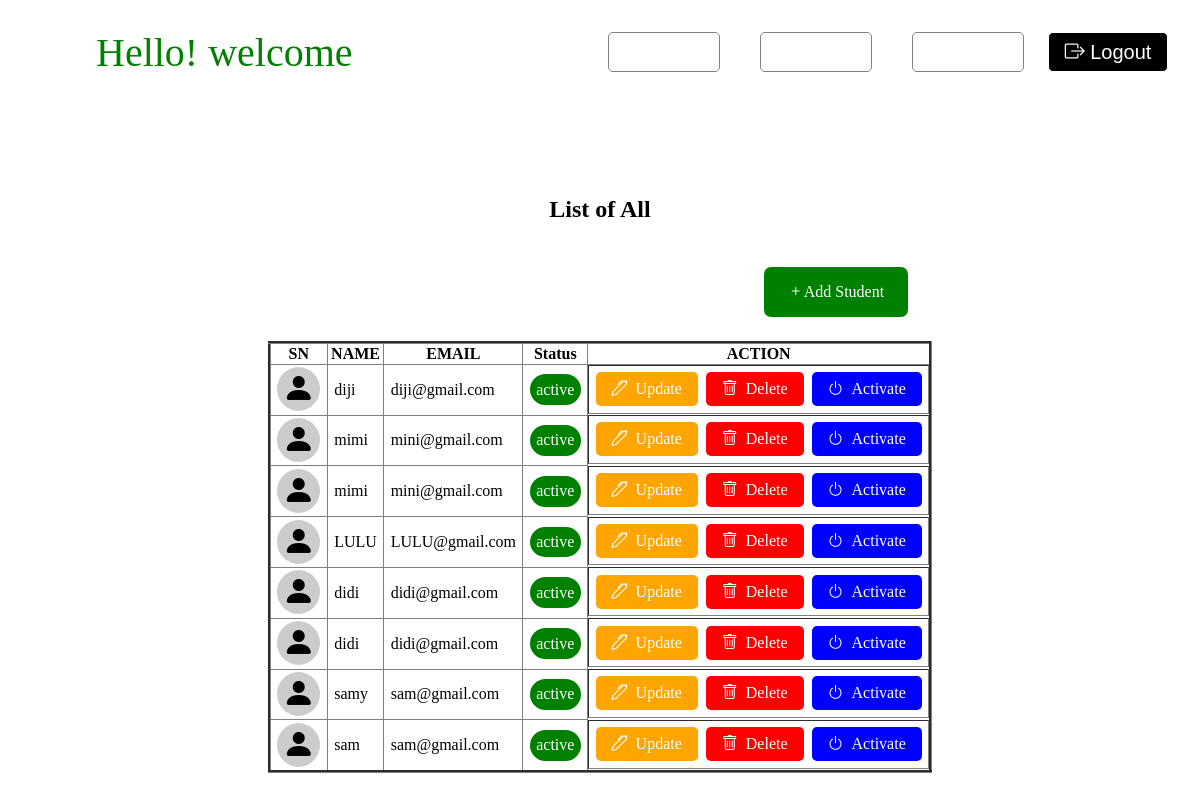
/app/view/listItems.php, run on the app's committed database.
### tables this page shows
CREATE TABLE IF NOT EXISTS `cntable` (
  `id` int(11) NOT NULL AUTO_INCREMENT,
  `name` varchar(100) NOT NULL,
  `email` varchar(100) NOT NULL,
  `password` varchar(100) NOT NULL,
  `status` enum('active','inactive') DEFAULT 'active',
  `createdAt` timestamp NULL DEFAULT current_timestamp(),
  PRIMARY KEY (`id`)
);

### app/Models/Model.php (called while the page is built, shortened)
<?php
require_once __DIR__."/../Config/Database.php";
class Model{
    private $connect;
    public function __construct(){
        $this->database = new Database();
        $this->connect = $this->database->dbConnect();
    }
    public function fetchAll(){
        $stm = "SELECT * FROM cntable";
        $result = $this->connect->prepare($stm);
        $result->execute();
         return $result->fetchAll(PDO::FETCH_ASSOC);
    }
}
?>

### app/Config/Database.php (called while the page is built, shortened)
<?php
class Database{
    private $hostname = "db";
    private $username = "cn_user";
    private $password = "cnpassword";
    private $dbname = "cn";
    public function dbConnect(){
        $ds = "mysql:host={$this->hostname};dbname={$this->dbname};charset=utf8mb4";
        try{
            $this->con = new PDO($ds, $this->username, $this->password);
            $this->con->setAttribute(PDO::ATTR_ERRMODE, PDO::ERRMODE_EXCEPTION);
            return $this->con;
        }catch(PDOException $e){
            die("Could not connect to the database ". $e->getMessage());
        }
    }
}
?>

### app/Controller/fetchAll.php (called while the page is built)
<?php
require_once __DIR__."/../Models/Model.php";
$model = new Model();
$fetchAll = $model->fetchAll();
?>

### app/view/listItems.php (the view, shortened to what this page needs)
<?php
require_once __DIR__."/../Controller/fetchAll.php";
?>
<!DOCTYPE html>
<html lang="en">
<head>
    <link rel="stylesheet" href="../../public/bootstrapAll/bootstrap-icons/font/bootstrap-icons.min.css">
</head>
<body>
    <nav>
        <div class="brand"><span class="bi bi-perso"><?php echo strtoupper(substr($_SESSION['name'], 0,1));?></span> <div><article style ="color: green">Hello! welcome</article><?php echo strtoupper($_SESSION['name']);?></div></div>
        <div id="nav">
            <ul class="link">
                <a href="#"><li>Home</li></a>
                <a href="#"><li>About</li></a>
                <a href="#"><li>Contact</li></a>
            </ul>
            <form action="../Controller/RegistrationModel.php" method="POST">
                <button type="submit" name="logout"> <i class="bi bi-box-arrow-right"></i> Logout</button>
            </form>
        </div>
    </nav>
    <main>
        <div>
            <h2>List of All</h2>
        </div>
        <div>
            <a href="?move=register" id="linkadd"><i class="bi bi-plus"></i>Add Student</a>
        </div>
        <div>
            <table border="3">
                <thead>
                    <tr>
                        <th>SN</th>
                        <th>NAME</th>
                        <th>EMAIL</th>
                        <th>Status</th>
                        <th>ACTION</th>
                    </tr>
                </thead>
                <?php foreach ($fetchAll as $fetch):  ?>
                <tbody>
                    <tr>
                        <td class="td"><i class="bi bi-person-fill"></i></td>
                        <td><?php echo $fetch['name']?></td>
                        <td><?php echo $fetch['email']?></td>
                        <td><span class="<?php echo $fetch['status'] == 'active' ? 'active': 'inactive'?>" style=" border-radius: 20px; padding: 0.8vh; text-align: center; color: white; display: flex; align-items: center; justify-content: center;"><?php echo $fetch['status']?></span></td>
                        <td style="display: flex; flex-wrap: wrap; gap: 1vh; justify-content: center;">
                            <a href="?move=Update&id=<?php echo $fetch['id']?>" id="me" class="<?php echo $fetch['status'] == 'active' ? 'delete': 'disactivate'?>" style="text-decoration: none; padding: 1vh 2vh; background-color: ORANGE; border-radius: 5px; color: white; display: flex; gap: 1vh;"><span class="bi bi-pen"></span> <span>Update</span></a>
                            <a href="?move=delete&id=<?php echo $fetch['id']?>" id="me" class="<?php echo $fetch['status'] == 'active' ? 'update': 'disactivate'?>" style="text-decoration: none; padding: 1vh 2vh; background-color: red; border-radius: 5px; color: white; display: flex; gap: 1vh;"><span class="bi bi-trash"></span><span>Delete</span></a>
                            <a href="?move=activate&id=<?php echo $fetch['id']?>" id="me" class="activate" style="text-decoration: none; padding: 1vh 2vh; background-color: BLUE; border-radius: 5px; color: white; display: flex; gap: 1vh;"><span class="bi bi-power"></span><span>Activate</span></a>
                        </td>
                    </tr>
                   <?php endforeach;?>
                </tbody>
            </table>
        </div>
    </main>
</body>
</html>

### app/view/listItems.php (style rules this page uses)
* { box-sizing: border-box; }
body { display: flex; flex-direction: column; justify-content: center; padding: 1vh; animation: movetocenter 5s infinite alternate; }
main { display: flex; flex-direction: column; gap: 3vh; margin-top: 18vh; background-color: white; padding: 2vh; border-radius: 10px; align-self: center; }
td { height: auto; padding: 0.8vh; }
td i { background-color: rgba(128, 128, 128, 0.4); padding: 0.5vh 0.7vh; border-radius: 50%; font-size: 4vh; }
#linkadd { text-decoration: none; color: white; background-color: green; padding: 2vh 3vh; border-radius: 7px; margin-right: 3vh; display: flex; flex-wrap: wrap; justify-self: end; }
h2 { text-align: center; }
table { min-width: 500px; border-collapse: collapse; white-space: nowrap; }
nav { position: absolute; top: 0; left: 0; padding: 2vh 4vh; width: 100%; backdrop-filter: blur(8px); -webkit-backdrop-filter: blur(8px); height: auto; display: flex; align-items: center; justify-content: space-between; }
.brand { display: flex; align-items: center; gap: 2vh; }
.brand span { padding: 1vh 3vh; border-radius: 50%; font-size: 7vh; background-color: WHITE; }
.brand div { font-size: 5vh; color: white; display: flex; gap : 1vh; }
#nav { display: flex; align-items: center; gap: 3vh; }
#nav ul { display: flex; gap: 5vh; }
#nav ul a { text-decoration: none; color: white; height: 5vh; width: 14vh; display: flex; align-items: center; justify-content: center; border-radius: 5px; transition: all 0.4s; border: 1px solid GRAY; }
#nav ul a li { list-style: none; }
#nav button { height: 5vh; width: 15vh; border: NONE; border-radius: 5px; background-color: black; border: 1px solid white; color: white; font-size: 2.5vh; cursor: pointer; }
table { width: 100%; }
.active { background: green; }

### data on the page
cntable: name "diji", email "diji@gmail.com", status "active"
cntable: name "mimi", email "mini@gmail.com", status "active"
cntable: name "mimi", email "mini@gmail.com", status "active"
cntable: name "LULU", email "LULU@gmail.com", status "active"
cntable: name "didi", email "didi@gmail.com", status "active"
cntable: name "didi", email "didi@gmail.com", status "active"
cntable: name "samy", email "sam@gmail.com", status "active"
cntable: name "sam", email "sam@gmail.com", status "active"
